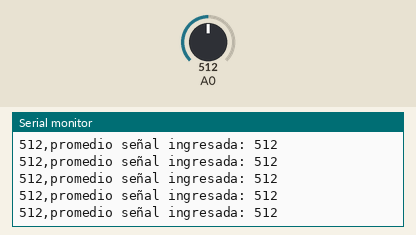
Recording of a sketch running on a simulated Arduino Uno, built with avr-gcc and run on an emulated ATmega328P. Shown: the last lines printed to the serial monitor. The inputs (shaded band) are chosen by the test bench; at power-on: A0 = 512.

Above: at 1.2 s.
1.3 s: A0 set to 983
At 2.1 s:
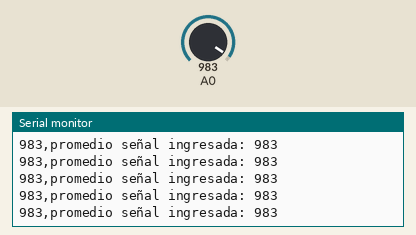
2.8 s: A0 set to 1010
At 3.3 s:
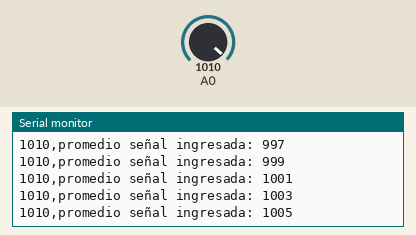
14.8 s: A0 set to 109
At 15.7 s:
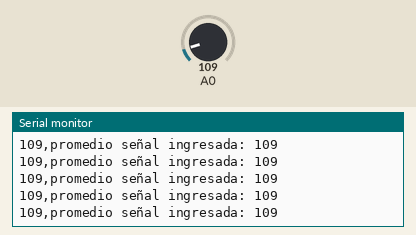
17.8 s: A0 set to 88
At 18.8 s:
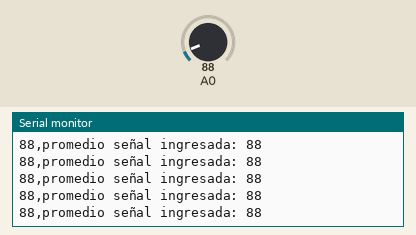
Timing chart, 0 to 20.3 s (numbered marks = the images above; inputs shaded):
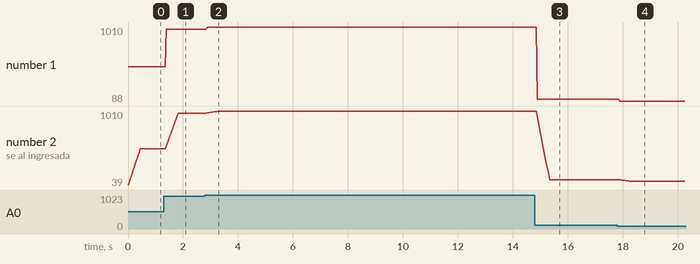

The sketch:

CaleroM_CastroI_RomeroM_Filtro_Promedio.ino
```cpp
/*
*                 UNIVERSIDAD TÉCNICA DEL NORTE
*          FACULTAD DE INGENIERÍA EN TELECOMUNICACIONES
*          CARRERA DE INGENIERÍA EN TELECOMUNICACIONES
*                     SISTEMAS EMBEBIDOS
*
* INTEGRANTES: Calero Melannie, Castro Ismael, Romero Marco
* TEMA: Proyecto de Sistemas Embebidos P1
* OBJETIVO: Resolución de los restos propuestos como Proyecto B1
* FECHA: 07/12/21
*/
#define window_size  13 //Definimos el tamaño de la ventana
int window[window_size]; //Se crea un vector de el tamaño definido
int index = 0; //Variable auxiliar
int suma = 0; //Variable auxiliar
int promedio; //Variable auxiliar


void setup() {
  Serial.begin(9600);
  for (int i = 0; i < window_size; i++) { //incializar el vector
    window[i] = 0;//llenado del vector de ceros
  }
}

void loop() {
  suma -= window[index]; // se resta la suma menos la ultima posicion
  window[index] = analogRead(A0);//En la posicion 0 se lee el valor del puerto analogico
  Serial.print(window[index]); //Mostramos el valor
  suma += window[index]; //Se añade el valor leido
  index++;
  if (index >= window_size) { // Se mueve a la siguiente posicion
    index = 0;
  }
  promedio = suma / window_size;//Se realiza el promedio suma/13
  Serial.print(",");
  Serial.println(String("promedio señal ingresada: ")+String(promedio)); //Se imprime el valor promedio
}
```

SENIAL_ECG.ino
```cpp
//Señales obtenidas del documento compartido.
//(x)= sin(x[i]*pi*f)
//vin=3 Db -> 0.707
// ECG

///

///
double ECG_Amp[90]={
-14531,
-13636,
-13936,
-13836,
-14236,
-14336,
-14536,
-14536,
-13836,
-13936,
-14036,
-14336,
-14436,
-14436,
-14436,
-14136,
-13936,
-13636,
-13736,
-14736,
-14236,
-14736,
-14436,
-14236,
-14536,
-14436,
-14636,
-14436,
-14636,
-14436,
-14736,
-14636,
-14836,
-14536,
-14736,
-14536,
-14336,
-14536,
-14436,
-14636,
-14536,
-14436,
-14536,
-14436,
-14236,
-13736,
-13636,
-13436,
-13436,
-13936,
-14136,
-14036,
-14436,
-14636,
-14536,
-14936,
-15336,
-14636,
-14736,
-14636,
-14436,
-14336,
-14636,
-14836,
-14436,
-14936,
-14536,
-14536,
-14536,
-14636,
-14536,
-14536,
-14436,
-14536,
-14236,
-13836,
-13836,
-13536,
-13436,
-13636,
-13936,
-14236,
-14436,
-14336,
-14836,
-14636,
-14836,
-15036,
-14736,
-14636,
};


//filtro pasabajos de 1kHz

 double FiltroFir[21] = {
  -0.020104118828857275,
  -0.058427980043525084,
  -0.061178403647822,
  -0.010939393385339008,
  0.05125096443534968,
  0.03322086767894787,
  -0.05655276971833924,
  -0.08565500737264509,
  0.06337959966054495,
  0.31085440365663597,
  0.4344309124179415,
  0.31085440365663597,
  0.06337959966054495,
  -0.08565500737264509,
  -0.05655276971833924,
  0.03322086767894787,
  0.05125096443534968,
  -0.010939393385339008,
  -0.061178403647822,
  -0.058427980043525084,
  -0.020104118828857275
};
```

Measured:
- after the input at 1.3 s, the serial monitor: prints a new line after 0.08 s (image 1)
- after the input at 2.8 s, the serial monitor: prints a new line after 0.08 s (image 2)
- after the input at 14.8 s, the serial monitor: prints a new line after 0.09 s (image 3)
- after the input at 17.8 s, the serial monitor: prints a new line after 0.08 s (image 4)
- plotted number 1: 512 → 983 after the input at 1.3 s, 983 → 1010 after the input at 2.8 s, 1010 → 109 after the input at 14.8 s, 109 → 88 after the input at 17.8 s
- plotted number 2: 512 → 983 after the input at 1.3 s, 983 → 1010 after the input at 2.8 s, 1010 → 109 after the input at 14.8 s, 109 → 88 after the input at 17.8 s
